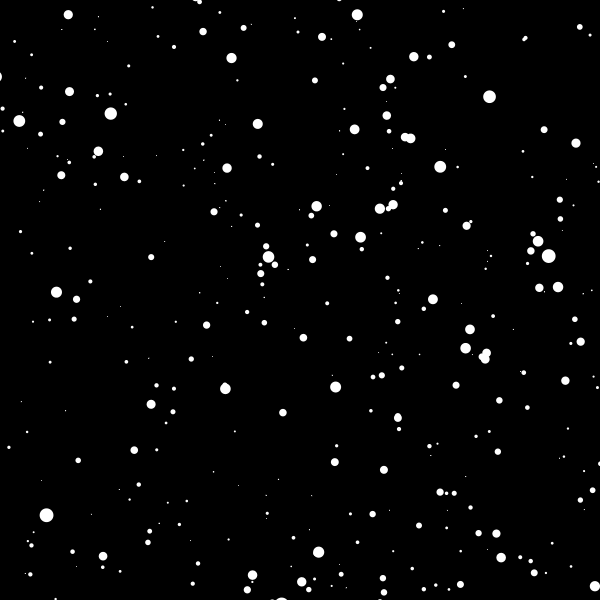
Frame 1 (no input)
Frame 60 (the mouse pressed at the canvas centre just before this capture): identical to frame 1, image omitted
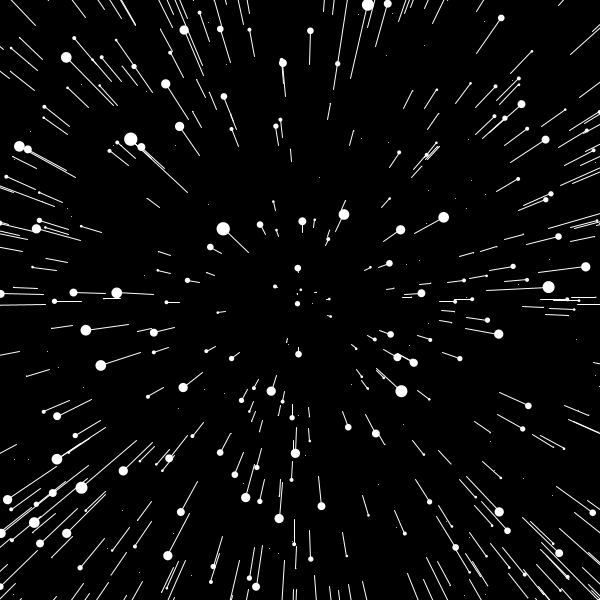
Frame 120 (the mouse held since frame 60 and released just before this capture)

The Processing sketch that drew these frames (run headless with seeded random() and noise(); from frame 60 on, the mouse is pressed at the canvas centre):

// Processing sketch: sketch_170317a
// ── sketch_170317a.pde

Star[] stars = new Star[1000];                       // We create an array named "stars",
                                                     // which will be filled with 1000 elements made with the Star() class.

float speed;                                         // We create a variable "speed", it'll be used to control the speed of stars.

void setup() {
  size(600, 600);
  for (int i = 0; i < stars.length; i++) {                
    stars[i] = new Star();                           // We fill the array with a for loop bu creating 1000 new Stars
  }
}

void draw() {
  
  speed = map(mouseX, 0, width, 0, 50);               // We link the value of the speed variable to the mouse position.

  background(0);
  translate(width/2, height/2);                      // We shift the entire composition,
                                                     // moving its center from the top left corner to the center of the canvas(in order to allow us to speed when we go to the right side,
                                                     // and to be slower when we go to the left.
  for (int i = 0; i < stars.length; i++) {         
    stars[i].update();                                // We draw each star, running the "update" method to update its position and
    stars[i].show();                                  // The "show" method to show it on the canvas.
  }
}

class Star {                                          // We create a "Star" Class.

  float x;                                            // We create variables to specify the x and y of each star.
  float y;                                             
  float z;                                            // We create "z", a variable we'll use in a formula to modify the stars position.

  float pz;                                            // We create an other variable to store the previous value of the z variable.
                                                       // (the value of the z variable at the previous frame).

  Star() {

    x = random(-width/2, width/2);                     // We placerandom values in the variables( for the size of the stars)
                                                        // note: height and width are the same: the canvas is a square.
    y = random(-height/2, height/2);
                                                      // note: the z value can't exceed the width/2 (and height/2) value,
                                                      // beacuse I'll use "z" as divisor of the "x" and "y",
                                                      // whose values are also between "0" and "width/2".
    z = random(width/2);
                                                      // We set the previous position of "z" in the same position of "z",
                                                      // which it's like to say that the stars are not moving during the first frame.
    pz = z;
  }

  void update() {
                      // In the formula to set the new stars coordinates
                      // We'll divide a value for the "z" value and the outcome will be
                      // the new x-coordinate and y-coordinate of the star.
                      // Which means if I decrease the value of "z" (which is a divisor),
                      // the outcome will be bigger.
                      // Wich means the more the speed value is bigger, the more the "z" decrease,
                      // and the more the x and y coordinates increase.
                      // Note: the "z" value is the first value I updated for the new frame.
    z = z - speed;
                      // When the "z" value equals to 1, we're sure the star have passed the
                      // borders of the canvas,
                      // so we can place it on more time in the canvas, with new x, y and z values.
                      // Note: in this way we also avoid a potential division by 0.
    if (z < 1) {
      z = width/2;
      x = random(-width/2, width/2);
      y = random(-height/2, height/2);
      pz = z;
    }
  }

  void show() {
    fill(255);
    noStroke();

    // with theese "map", we get the new star positions
    // the division x / z get a number between 0 and a very high number,
    // we map this number (proportionally to a range of 0 - 1), inside a range of 0 - width/2.
    // In this way we are sure the new coordinates "sx" and "sy" move faster at each frame
    // and which they finish their travel outside of the canvas (they finish when "z" is less than a).

    float sx = map(x / z, 0, 1, 0, width/2);
    float sy = map(y / z, 0, 1, 0, height/2);;

    // I use the z value to increase the star size between a range from 0 to 16.
    float r = map(z, 0, width/2, 16, 0);
    ellipse(sx, sy, r, r);

    // Here i use the "pz" valute to get the previous position of the stars,
    // so I can draw a line from the previous position to the new (current) one.
    float px = map(x / pz, 0, 1, 0, width/2);
    float py = map(y / pz, 0, 1, 0, height/2);

    // Placing here this line of code, I'm sure the "pz" value are updated after the
    // coordinates are already calculated; in this way the "pz" value is always equals
    // to the "z" value of the previous frame.
    pz = z;

    stroke(255);
    line(px, py, sx, sy);

  }
}
